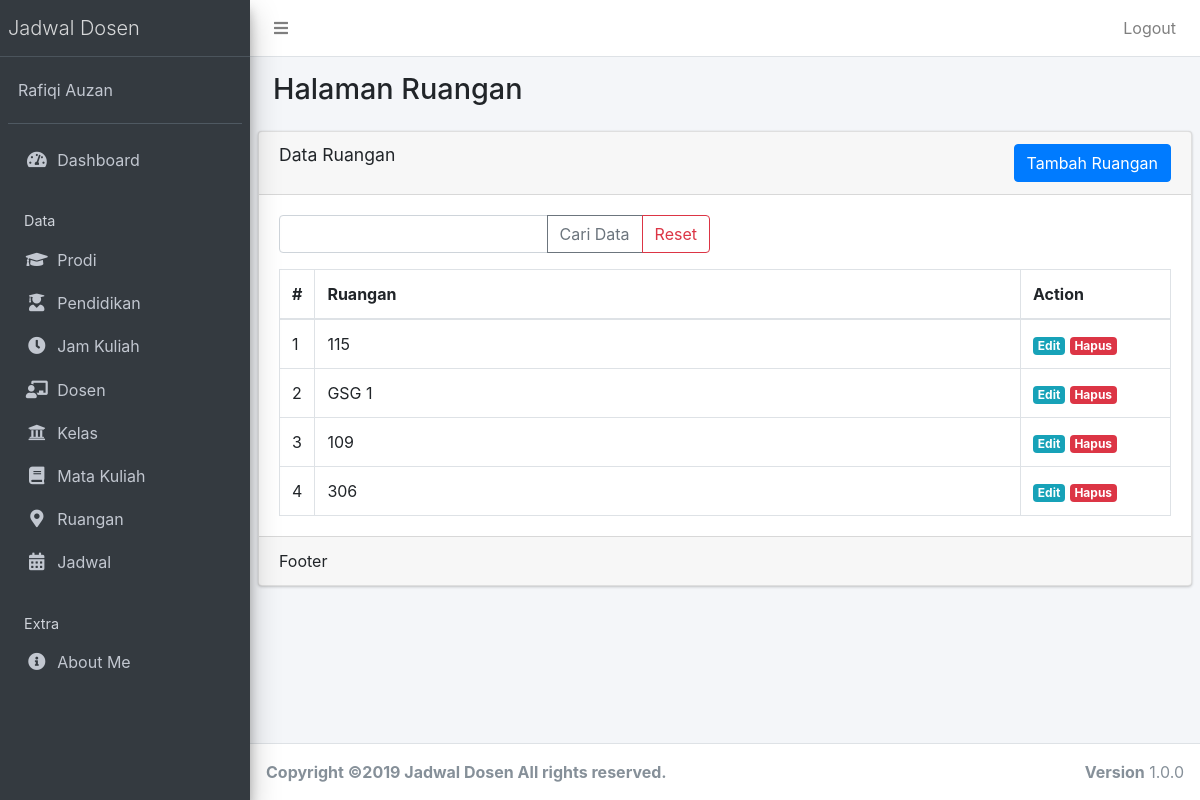
Page /public/ruangan (signed in) on the committed database.
### tables this page shows
CREATE TABLE `ruangan` (
  `ruangan_id` int(12) NOT NULL AUTO_INCREMENT,
  `ruangan_nama` varchar(55) NOT NULL,
  PRIMARY KEY (`ruangan_id`)
);

### app/core/Controller.php (called while the page is built, shortened)
<?php
class Controller{
	public function view($view, $data = [])
	{
		require_once '../app/views/' . $view . '.php';
	}
	public function model($model)
	{
		return new $model;
	}
}

### app/controllers/Ruangan.php (called while the page is built, shortened)
<?php
class Ruangan extends Controller
{
	public function index()
	{
		$data['title'] = 'Data Ruangan';
		$data['ruangan'] = $this->model('RuanganModel')->getAllRuangan();
		$this->view('ruangan/index', $data);
	}
}

### app/core/App.php (called while the page is built, shortened)
<?php
class App{
	protected $method = 'index';
	protected $params = [];
	public function __construct(){
		$this->controller = new $this->controller;
		call_user_func_array([$this->controller, $this->method], $this->params);
	}
}

### public/index.php (called while the page is built, shortened)
<?php
$app = new App;

### app/core/Database.php (called while the page is built, shortened)
<?php
class Database{
	private $host = DB_HOST;
	private $user = DB_USER;
	private $pass = DB_PASS;
	private $dbnm = DB_NAME;
	private $dbh;
	private $stmt;
	public function __construct()
	{
		$dsn = 'mysql:host='. $this->host .';dbname='. $this->dbnm;
		$option = [
			PDO::ATTR_PERSISTENT => true,
			PDO::ATTR_ERRMODE => PDO::ERRMODE_EXCEPTION
		];
		try{
			$this->dbh = new PDO($dsn,$this->user,$this->pass, $option);
		}catch(PDOException $e){
			die($e->getMessage());
		}
	}
	public function query($query)
	{
		$this->stmt = $this->dbh->prepare($query);
	}
	public function execute()
	{
		$this->stmt->execute();
	}
	public function resultSet()
	{
		$this->execute();
		return $this->stmt->fetchAll(PDO::FETCH_ASSOC);
	}
}

### app/models/RuanganModel.php (called while the page is built, shortened)
<?php
class RuanganModel
{
	private $table = 'ruangan';
	private $db;
	public function __construct()
	{
		$this->db = new Database;
	}
	public function getAllRuangan()
	{
		$this->db->query('SELECT * FROM ' . $this->table);
		return $this->db->resultSet();
	}
}

### app/views/ruangan/index.php (the view, shortened to what this page needs)
<div class="content-wrapper">
  <section class="content-header">
    <div class="container-fluid">
      <div class="row mb-2">
        <div class="col-sm-6">
          <h1>Halaman Ruangan</h1>
        </div>
      </div>
    </div>
  </section>
  <section class="content">
    <div class="row">
      <div class="col-sm-12">
      </div>
    </div>
    <div class="card">
      <div class="card-header">
        <h3 class="card-title"><?= $data['title'] ?></h3> <a href="<?= base_url; ?>/ruangan/tambah" class="btn float-right btn-xs btn btn-primary">Tambah Ruangan</a>
      </div>
      <div class="card-body">
        <form action="<?= base_url; ?>/ruangan/cari" method="post">
          <div class="row mb-3">
            <div class="col-lg-6">
              <div class="input-group">
                <input type="text" class="form-control" placeholder="" name="key">
                <div class="input-group-append">
                  <button class="btn btn-outline-secondary" type="submit">Cari Data</button>
                  <a class="btn btn-outline-danger" href="<?= base_url; ?>/ruangan">Reset</a>
                </div>
              </div>
            </div>
          </div>
        </form>
        <table class="table table-bordered">
          <thead>
            <tr>
              <th style="width: 10px">#</th>
              <th>Ruangan</th>
              <th style="width: 150px">Action</th>
            </tr>
          </thead>
          <tbody>
            <?php $no = 1; ?>
            <?php foreach ($data['ruangan'] as $row) : ?>
              <tr>
                <td><?= $no; ?></td>
                <td><?= $row['ruangan_nama']; ?></td>
                <td>
                  <a href="<?= base_url; ?>/ruangan/edit/<?= $row['ruangan_id'] ?>" class="badge badge-info ">Edit</a> <a href="<?= base_url; ?>/ruangan/hapus/<?= $row['ruangan_id'] ?>" class="badge badge-danger" onclick="return confirm('Hapus data?');">Hapus</a>
                </td>
              </tr>
            <?php $no++;
            endforeach; ?>
          </tbody>
        </table>
      </div>
      <div class="card-footer">
        Footer
      </div>
    </div>
  </section>
</div>

### rows in the picture
ruangan: ruangan_nama "115"
ruangan: ruangan_nama "GSG 1"
ruangan: ruangan_nama "109"
ruangan: ruangan_nama "306"

### other values in the picture
$data['title'] "Data Ruangan"
